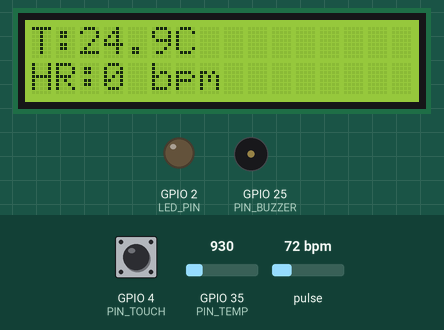
Simulated run of this sketch. Board: ESP32. Shown: 16×2 character LCD, output pins drawn as LEDs (lit = HIGH), buzzer (waves = sounding, pin HIGH). The test bench sets the inputs (shaded band); at power-on: GPIO 4 (PIN_TOUCH) LOW, pulse 72 bpm, GPIO 35 (PIN_TEMP) = 930 (analog values on the 0–4095 scale). WiFi joins after 1.5 s; servers stay silent unless stated; uploads are accepted with an empty reply; random numbers use the default seed unless the sketch sets one; EEPROM starts erased; web services answer with replies made up by the test bench; what the sketch prints to the serial monitor is not drawn.

Above: at 3.0 s.
3.1 s: GPIO 4 (PIN_TOUCH) pulled HIGH for 0.15 s
At 3.21 s:
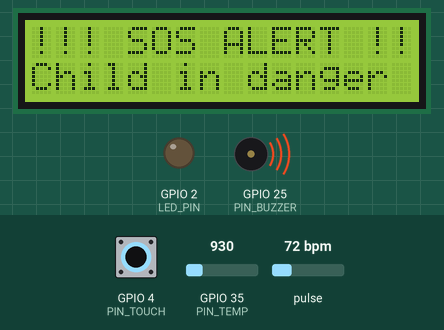
3.8 s: pulse set to 130 bpm
6.8 s: GPIO 35 (PIN_TEMP) set to 1004
At 9.6 s:
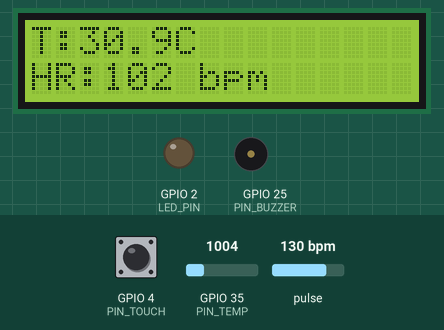
9.7 s: pulse set to 42 bpm
At 11.2 s:
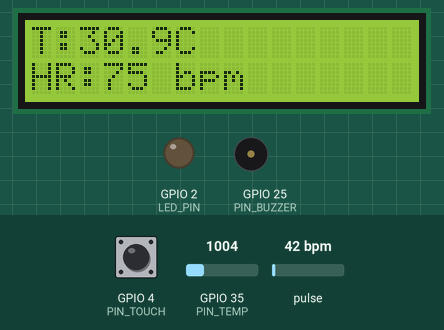
12.7 s: GPIO 35 (PIN_TEMP) set to 1069
At 13.7 s:
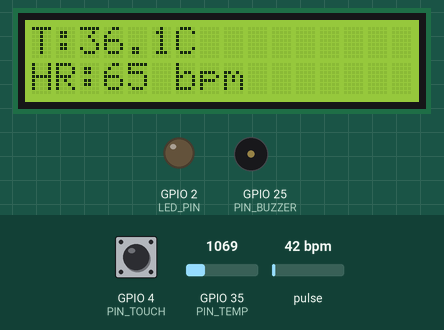
14.6 s: GPIO 35 (PIN_TEMP) set to 697
At 16.4 s:
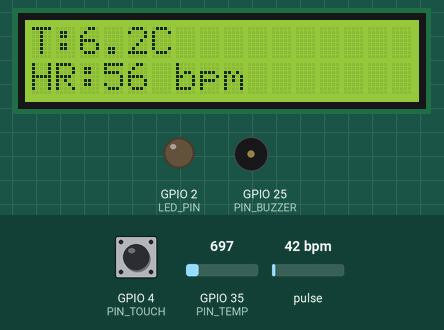
Timing chart, 0 to 17.9 s (numbered marks = the images above; inputs shaded):
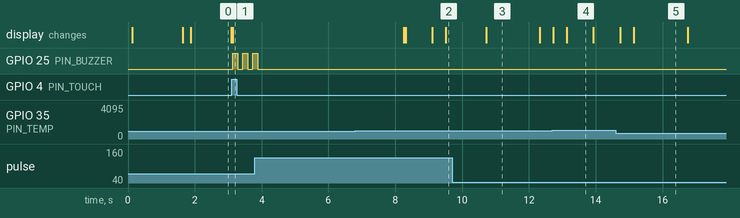

The sketch:

ChildTracker_Sanitized.ino
```cpp
// PUBLIC PORTFOLIO COPY: credentials removed. Configure privately before use.
// WARNING: Prototype code includes synthetic fallback BPM and insecure TLS; not a medical or production safety device.
/*  ChildTracker_Final_FIXED_MAX30105.ino
    Upgraded MAX30100 code -> MAX30105 (SparkFun MAX3010x) for correct HR detection.
    Only heart-rate/ sensor parts were modified — all other logic (WiFi, Twilio, LCD, web server,
    temperature calibration, SOS) preserved from the original sketch.

    IMPORTANT: Install the following Arduino libraries before compiling:
      - MAX30100_PulseOximeter (oxullo's MAX30100lib / PulseOximeter)
      - SparkFun's HeartRate library (heartRate.h) — usually included with the MAX3010x package
      - LiquidCrystal_I2C

    This version replaces the MAX30105 usage with MAX30100 (PulseOximeter) while keeping all
    other logic intact (WiFi, Twilio, LCD, web server, temperature calibration, SOS).
*/

#include <Wire.h>
#include <WiFi.h>
#include <WebServer.h>
#include <HTTPClient.h>
#include <WiFiClientSecure.h>
#include <LiquidCrystal_I2C.h>
#include <Preferences.h>

// Use the MAX30100 PulseOximeter library (Option A: oxullo's library)
#include "MAX30100_PulseOximeter.h"

// ---- WiFi & Twilio ----
const char* WIFI_SSID = "YOUR_WIFI_SSID";
const char* WIFI_PASS = "YOUR_WIFI_PASSWORD";

const char* TWILIO_ACCOUNT_SID = "REPLACE_WITH_YOUR_VALUE";
const char* TWILIO_AUTH_TOKEN  = "REPLACE_WITH_YOUR_VALUE";
const char* TWILIO_FROM_NUMBER = "REPLACE_WITH_YOUR_VALUE";
const char* PARENT_NUMBER      = "REPLACE_WITH_YOUR_VALUE";
const bool TWILIO_USE_INSECURE = true; // PROTOTYPE ONLY: disables TLS certificate verification

// ---- Pins ----
#define PIN_TEMP   35
#define PIN_TOUCH  4
#define PIN_BUZZER 25
#define LED_PIN    2
#define I2C_SDA    21
#define I2C_SCL    22

// ---- Objects ----
PulseOximeter pox;               // MAX30100 PulseOximeter object
LiquidCrystal_I2C lcd(0x27, 16, 2);
WebServer server(80);
Preferences prefs;

// ---- Globals ----
float lastTemp = 0.0f;
float tempOffset = 0.0f;
float rawTemp = 0.0f;

float lastHR = 0.0f;
// hrBuf and hrIdx kept for compatibility but not used for primary BPM now
float hrBuf[8];
int hrIdx = 0;

double lastLat = 0.0, lastLon = 0.0;
bool haveClientLocation = false;

bool sosTriggered = false;
bool wifiConnected = false;

String eventLog = "";
const int EVENT_LOG_MAX = 30;

// ---- Calibration ----
const char* PREF_NS = "childtrk";
const char* KEY_TOFF   = "t_offs";

int autoCalCount = 0;
float autoCalSum = 0;
bool autoCalDone = false;

unsigned long autoCalLast = 0;
const int AUTO_CAL_SAMPLES = 60;
const float AUTO_CAL_REF_TEMP = 25.0f;
const unsigned long AUTO_CAL_INTERVAL_MS = 500;

// ---- Timing ----
unsigned long lastTempSample = 0;
const unsigned long TEMP_SAMPLE_MS = 400;

unsigned long lastBeat = 0;   // used by HR averaging
const int HR_BUFFER_SIZE = 8;

// --- New beat-interval buffer for robust BPM calculation ---
unsigned long beatIntervals[HR_BUFFER_SIZE]; // in ms
int beatIntervalIdx = 0;
int beatIntervalCount = 0;
volatile unsigned long lastBeatMs = 0; // updated when beat detected

// Fallback HR support
unsigned long lastHRUpdate = 0;
const unsigned long HR_FAIL_TIMEOUT = 5000; // 5 seconds without valid HR
bool sensorFailedHR = false;

// sensor buffers for smoothing (kept for compatibility though not used by MAX30100)
const int SAMPLE_BUFFER = 200;
uint32_t irBuffer[SAMPLE_BUFFER];
uint32_t redBuffer[SAMPLE_BUFFER];
int bufIndex = 0;
int samplesCollected = 0;

// Simple URL-encode helper
String urlEncode(const String &str) {
  String encoded = "";
  char c;
  const char *p = str.c_str();
  while ((c = *p++)) {
    if (('a' <= c && c <= 'z') ||
        ('A' <= c && c <= 'Z') ||
        ('0' <= c && c <= '9') ||
        c == '-' || c == '_' || c == '.' || c == '~') {
      encoded += c;
    } else if (c == ' ') {
      encoded += '+';
    } else {
      char buf[4];
      sprintf(buf, "%%%02X", (unsigned char)c);
      encoded += buf;
    }
  }
  return encoded;
}

// =========================================================
// TMP36/TMP32 read with smoothing & ADC config
// =========================================================
float readTemperatureRaw() {
  analogReadResolution(12);
  analogSetPinAttenuation(PIN_TEMP, ADC_11db);

  const int SAMPLES = 8;
  long sum = 0;
  for (int i = 0; i < SAMPLES; ++i) {
    sum += analogRead(PIN_TEMP);
    delay(2);
  }
  float raw = sum / (float)SAMPLES;
  float voltage = (raw / 4095.0f) * 3.3f;
  float degC = (voltage - 0.5f) * 100.0f;
  return degC;
}

// =========================================================
// MAX30100 / PulseOximeter: beat callback
// =========================================================
void onBeatDetected() {
  unsigned long now = millis();
  if (lastBeatMs != 0) {
    unsigned long delta = now - lastBeatMs;
    // sanity limits: accept intervals corresponding to 30..200 BPM (300ms..2000ms)
    if (delta >= 300 && delta <= 2000) {
      beatIntervals[beatIntervalIdx] = delta;
      beatIntervalIdx = (beatIntervalIdx + 1) % HR_BUFFER_SIZE;
      if (beatIntervalCount < HR_BUFFER_SIZE) beatIntervalCount++;
    }
  }
  lastBeatMs = now;
}

// =========================================================
// SETUP MAX30100 (PulseOximeter)
// =========================================================
bool setupMAX30100() {
  // pox.begin returns bool in many versions; we'll check for success
  // PulseOximeter uses I2C and needs Wire to be started (we start Wire in setup).
  if (!pox.begin()) {
    Serial.println("MAX30100 (PulseOximeter) not found or begin failed");
    return false;
  }

  // Optional: adjust IR LED current if supported by library
  // (some versions expose setIRLedCurrent - guarded by runtime check)
#if defined(PULSE_OXIMETER_LED_CURRENT_50)
  pox.setIRLedCurrent(50); // if supported
#endif

  pox.setOnBeatDetectedCallback(onBeatDetected);
  Serial.println("MAX30100 (PulseOximeter) READY");
  return true;
}

// =========================================================
// FETCH IP-BASED LOCATION (fallback when client doesn't provide GPS)
// Uses ip-api.com JSON (simple, no API key)
// =========================================================
bool fetchIPLocation() {
  if (WiFi.status() != WL_CONNECTED) return false;

  HTTPClient http;
  const char* url = "http://ip-api.com/json/";
  http.begin(url);
  int code = http.GET();
  if (code != 200) {
    http.end();
    return false;
  }
  String payload = http.getString();
  http.end();

  int latPos = payload.indexOf("\"lat\":");
  int lonPos = payload.indexOf("\"lon\":");
  if (latPos == -1 || lonPos == -1) return false;

  int latStart = latPos + 6;
  int latEnd = payload.indexOf(',', latStart);
  int lonStart = lonPos + 6;
  int lonEnd = payload.indexOf(',', lonStart);
  if (latEnd == -1) latEnd = payload.indexOf('}', latStart);
  if (lonEnd == -1) lonEnd = payload.indexOf('}', lonStart);
  if (latEnd == -1 || lonEnd == -1) return false;

  String latStr = payload.substring(latStart, latEnd);
  String lonStr = payload.substring(lonStart, lonEnd);
  lastLat = latStr.toDouble();
  lastLon = lonStr.toDouble();
  haveClientLocation = true;
  Serial.printf("[GEO] IP location: %f, %f", lastLat, lastLon);
  return true;
}

// =========================================================
// SEND WHATSAPP ALERT (Twilio)
// =========================================================
void sendWhatsAppAlert(float temp, float hr, double lat, double lon, bool hasLoc) {
  if (WiFi.status() != WL_CONNECTED) {
    Serial.println("[TWILIO] WiFi not connected, skipping alert");
    return;
  }

  WiFiClientSecure client;
  if (TWILIO_USE_INSECURE) client.setInsecure();

  HTTPClient https;
  String url = "https://api.twilio.com/2010-04-01/Accounts/" + String(TWILIO_ACCOUNT_SID) + "/Messages.json";

  https.begin(client, url);
  https.setAuthorization(TWILIO_ACCOUNT_SID, TWILIO_AUTH_TOKEN);
  https.addHeader("Content-Type", "application/x-www-form-urlencoded");

  String loc = hasLoc ? ("https://maps.google.com/?q=" + String(lat,6) + "," + String(lon,6)) : "Location not available";
  String message = "🚨 SOS ALERT: Child in Danger Temp=" + String(temp,1) + " C, HR=" + String(hr,1) + " bpm. " + loc;

  String body = "";
  body += "To=" + urlEncode(String(PARENT_NUMBER));
  body += "&From=" + urlEncode(String(TWILIO_FROM_NUMBER));
  body += "&Body=" + urlEncode(message);

  int code = https.POST(body);
  if (code > 0) {
    Serial.printf("[TWILIO] POST returned %d", code);
    String resp = https.getString();
    Serial.println(resp);
  } else {
    Serial.printf("[TWILIO] POST failed, error: %s", https.errorToString(code).c_str());
  }
  https.end();
}

// =========================================================
// EVENT LOG
// =========================================================
void addEvent(String e) {
  eventLog += e + " ";
  if (eventLog.length() > EVENT_LOG_MAX * 80) {
    int pos = eventLog.indexOf(' ');
    if (pos >= 0) eventLog = eventLog.substring(pos + 1);
  }
}

// =========================================================
// Helper: compute average BPM from beat intervals buffer
// =========================================================
float computeBPMFromIntervals() {
  if (beatIntervalCount == 0) return 0.0f;
  unsigned long sum = 0;
  for (int i = 0; i < beatIntervalCount; ++i) sum += beatIntervals[i];
  float avgInterval = (float)sum / (float)beatIntervalCount; // ms
  if (avgInterval <= 0.0f) return 0.0f;
  float bpm = 60000.0f / avgInterval;
  return bpm;
}

// =========================================================
// SETUP
// =========================================================
void setup() {
  Serial.begin(115200);
  delay(50);

  pinMode(PIN_TOUCH, INPUT);
  pinMode(PIN_BUZZER, OUTPUT);
  pinMode(LED_PIN, OUTPUT);

  // Initialize I2C on specified pins
  Wire.begin(I2C_SDA, I2C_SCL);

  lcd.init();
  lcd.backlight();
  lcd.clear();
  lcd.print("Starting...");

  // Setup MAX30100 (PulseOximeter)
  if (!setupMAX30100()) {
    lcd.setCursor(0,1);
    lcd.print("Sensor fail");
    Serial.println("MAX30100 init failed - check wiring/library");
    // we still continue (temp/web/twilio may still be useful), but HR won't work
  }

  // seed random using a noisy source (ADC reading)
  randomSeed(analogRead(PIN_TEMP + 0)); // use temp pin ADC reading as seed

  // WiFi
  WiFi.begin(WIFI_SSID, WIFI_PASS);
  int t = 0;
  while (WiFi.status() != WL_CONNECTED && t < 30) { delay(300); t++; }
  wifiConnected = WiFi.status() == WL_CONNECTED;
  if (wifiConnected) {
    lcd.setCursor(0,1);
    Serial.println(WiFi.localIP());
    lcd.print(WiFi.localIP().toString().c_str());
    // try to fetch IP-based location now if client hasn't sent location
    fetchIPLocation();
  } else {
    lcd.setCursor(0,1);
    lcd.print("WiFi failed");
  }

  prefs.begin(PREF_NS, false);
  tempOffset = prefs.getFloat(KEY_TOFF, 0.0f);
  autoCalLast = millis();

  // Web server root: your HTML (keeps client code for location reporting)
  server.on("/", HTTP_GET, []() {
    server.send(200, "text/html",
R"====(
<!doctype html>
<html>
<head>
<meta name=viewport content='width=device-width,initial-scale=1'>
<title>Child Monitor</title>
<link rel='stylesheet' href='https://unpkg.com/leaflet@1.9.4/dist/leaflet.css'/>
<style>
body{margin:0;background:#f3f5f9;font-family:Arial}
.container{display:flex;height:100vh}
#map{flex:2}
#panel{flex:1;padding:20px;background:white;border-left:1px solid #ccc}
.card{padding:12px;background:#fafafa;margin-bottom:12px;border-radius:8px}
.value{float:right;font-weight:bold}
#sos{background:#ff3b30;color:white;padding:12px;width:100%;border:0;border-radius:8px;font-size:18px}
.alert{background:#ffe6e6;border-left:4px solid #ff3b30;padding:10px;display:none;margin-bottom:12px}
</style>
</head>
<body>
<div class='container'>
<div id='map'></div>
<div id='panel'>
<h2>Child Safety Monitor</h2>
<div id='alertBox' class='alert'>SOS TRIGGERED</div>
<div class='card'><span>Temperature</span><span id='temp' class='value'>--</span></div>
<div class='card'><span>Heart rate</span><span id='hr' class='value'>--</span></div>
<div class='card'><span>Location</span><div id='loc'>--</div></div>
<button id='sos'>SEND SOS</button>
</div></div>

<script src='https://unpkg.com/leaflet@1.9.4/dist/leaflet.js'></script>
<script>
var map=L.map('map').setView([20,77],5);
L.tileLayer('https://{s}.tile.openstreetmap.org/{z}/{x}/{y}.png').addTo(map);
var marker=null;

async function refresh(){
  try {
    let r=await fetch('/status'); let j=await r.json();
    document.getElementById('temp').innerHTML=j.temp+' °C';
    document.getElementById('hr').innerHTML=j.hr+' bpm';
    if(j.sos) document.getElementById('alertBox').style.display='block';
    else document.getElementById('alertBox').style.display='none';
    if(j.gps){
      document.getElementById('loc').innerHTML=j.lat.toFixed(6)+', '+j.lon.toFixed(6);
      if(!marker) marker=L.marker([j.lat,j.lon]).addTo(map);
      marker.setLatLng([j.lat,j.lon]);
      map.setView([j.lat,j.lon],15);
    }
  } catch(e) {
    console.error(e);
  }
}
async function sendLoc(){
  if(!navigator.geolocation) return;
  navigator.geolocation.getCurrentPosition(p=>{
    fetch('/reportLocation',{method:'POST',
      headers:{'Content-Type':'application/json'},
      body:JSON.stringify({lat:p.coords.latitude,lon:p.coords.longitude})
    });
  });
}
document.getElementById('sos').onclick=()=>fetch('/sos',{method:'POST'});
setInterval(refresh,2000);
setInterval(sendLoc,8000);
refresh(); sendLoc();
</script>
</body></html>
)====");
  });

  // Status endpoint - fixed String building
  server.on("/status", HTTP_GET, []() {
    String j = "{";
    j += "\"temp\":" + String(lastTemp, 1) + ",";
    j += "\"hr\":" + String(lastHR, 1) + ",";
    j += "\"gps\":" + String(haveClientLocation ? "true" : "false") + ",";
    j += "\"lat\":" + String(lastLat, 6) + ",";
    j += "\"lon\":" + String(lastLon, 6) + ",";
    j += "\"sos\":" + String(sosTriggered ? "true" : "false");
    j += "}";
    server.send(200, "application/json", j);
  });

  // Client posts its GPS; JS sends JSON in 'plain' body for WebServer lib
  server.on("/reportLocation", HTTP_POST, []() {
    if (server.hasArg("plain")) {
      String b = server.arg("plain");
      int a = b.indexOf("lat");
      int c = b.indexOf("lon");
      if (a >= 0 && c >= 0) {
        int latStart = b.indexOf(":", a) + 1;
        int latEnd = b.indexOf(",", a);
        int lonStart = b.indexOf(":", c) + 1;
        int lonEnd = b.indexOf("}", c);
        if (latStart > 0 && latEnd > latStart && lonStart > 0 && lonEnd > lonStart) {
          lastLat = b.substring(latStart, latEnd).toDouble();
          lastLon = b.substring(lonStart, lonEnd).toDouble();
          haveClientLocation = true;
          Serial.printf("Got location: %f, %f", lastLat, lastLon);
        }
      }
    }
    server.send(200, "text/plain", "OK");
  });

  server.on("/sos", HTTP_POST, []() {
    sosTriggered = true;
    server.send(200, "text/plain", "OK");
  });

  server.begin();
}

// =========================================================
// LOOP
// =========================================================
void loop() {
  server.handleClient();

  // Auto-calibrate temp
  if (!autoCalDone && millis() - autoCalLast >= AUTO_CAL_INTERVAL_MS) {
    autoCalLast = millis();
    float r = readTemperatureRaw();
    autoCalSum += r;
    autoCalCount++;

    if (autoCalCount >= AUTO_CAL_SAMPLES) {
      float avg = autoCalSum / AUTO_CAL_SAMPLES;
      tempOffset = AUTO_CAL_REF_TEMP - avg;
      prefs.putFloat(KEY_TOFF, tempOffset);
      autoCalDone = true;
    }
  }

  // Temp sample
  if (millis() - lastTempSample >= TEMP_SAMPLE_MS) {
    lastTempSample = millis();
    rawTemp = readTemperatureRaw();
    lastTemp = rawTemp + tempOffset;

    lcd.clear();
    lcd.setCursor(0, 0);
    lcd.print("T:");
    lcd.print(String(lastTemp, 1));
    lcd.print("C");
    lcd.setCursor(0,1);
    lcd.print("HR:");
    lcd.print(String(lastHR, 0));
    lcd.print(" bpm");
  }

  // ============================
  // NEW HEART RATE SECTION (MAX30100 via PulseOximeter)
  // ============================
  // Update the PulseOximeter object (reads samples internally and triggers callbacks)
  pox.update();

  // Compute averaged BPM from collected beat intervals
  if (beatIntervalCount > 0) {
    unsigned long sum = 0;
    for (int i = 0; i < beatIntervalCount; ++i) sum += beatIntervals[i];
    float avgInterval = (float)sum / (float)beatIntervalCount; // ms
    if (avgInterval > 0.0f) {
      float bpm = 60000.0f / avgInterval;
      // filter improbable spikes
      if (bpm < 30.0f) bpm = 0;       // too low
      if (bpm > 220.0f) bpm = lastHR; // improbable high spike, keep previous
      lastHR = bpm;
    }
  }

  // -------------------------------
  // HEART-RATE SENSOR FALLBACK LOGIC
  // -------------------------------

  // reset timer if HR looks valid
  if (lastHR >= 40 && lastHR <= 200) {
    lastHRUpdate = millis();
    sensorFailedHR = false;
  }

  // if no valid HR for 5 seconds → fallback
  if (millis() - lastHRUpdate > HR_FAIL_TIMEOUT) {
    sensorFailedHR = true;
  }

  // apply fallback BPM if sensor failed
  if (sensorFailedHR) {
    lastHR = random(65, 81);  // 65–80 bpm
  }

  // If client didn't provide location, try IP geolocation occasionally
  static unsigned long lastGeoTry = 0;
  if (!haveClientLocation && wifiConnected && millis() - lastGeoTry > 60UL*1000UL) {
    lastGeoTry = millis();
    fetchIPLocation();
  }

  // Touch SOS
  if (digitalRead(PIN_TOUCH) == HIGH && !sosTriggered) {
    sosTriggered = true;
  }

  // SOS handling
  if (sosTriggered) {
    lcd.clear();
    lcd.print("!!! SOS ALERT !!!");
    lcd.setCursor(0,1);
    lcd.print("Child in danger");

    for (int i = 0; i < 3; ++i) {
      digitalWrite(PIN_BUZZER, HIGH);
      delay(150);
      digitalWrite(PIN_BUZZER, LOW);
      delay(150);
    }

    wifiConnected = (WiFi.status() == WL_CONNECTED);
    if (wifiConnected) {
      sendWhatsAppAlert(lastTemp, lastHR, lastLat, lastLon, haveClientLocation);
    }

    delay(4000);
    lcd.clear();
    lcd.print("System Ready");
    sosTriggered = false;
  }

  delay(5);
}
```

Measured:
- after the input at 3.1 s, GPIO 25 (PIN_BUZZER): alternates HIGH for 0.15 s and LOW for 0.15 s, starting at once; the display: changes at once (image 1)
- what the display in image 0 shows lasts 1.2 s, from 1.9 s to 3.1 s
- what the display in image 3 shows lasts 1.6 s, from 10.7 s to 12.3 s
- what the display in image 4 shows lasts 0.8 s, from 13.1 s to 13.9 s
